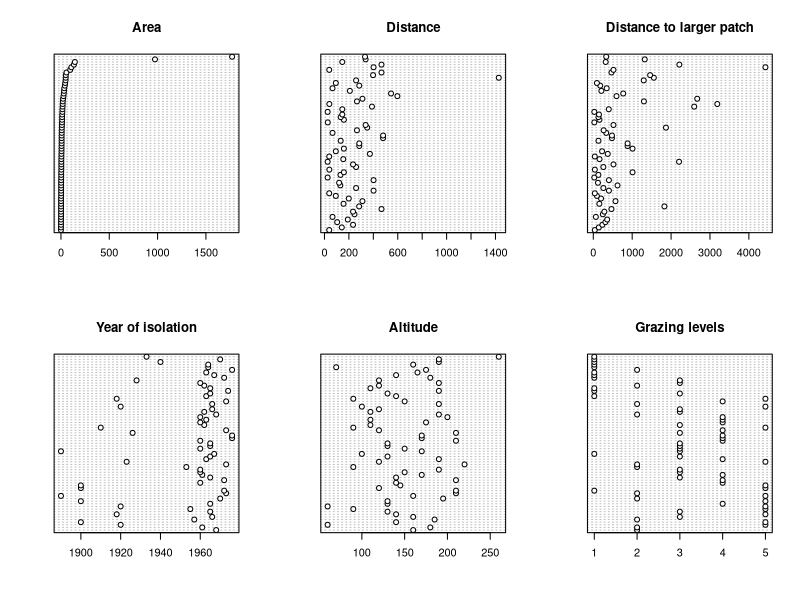
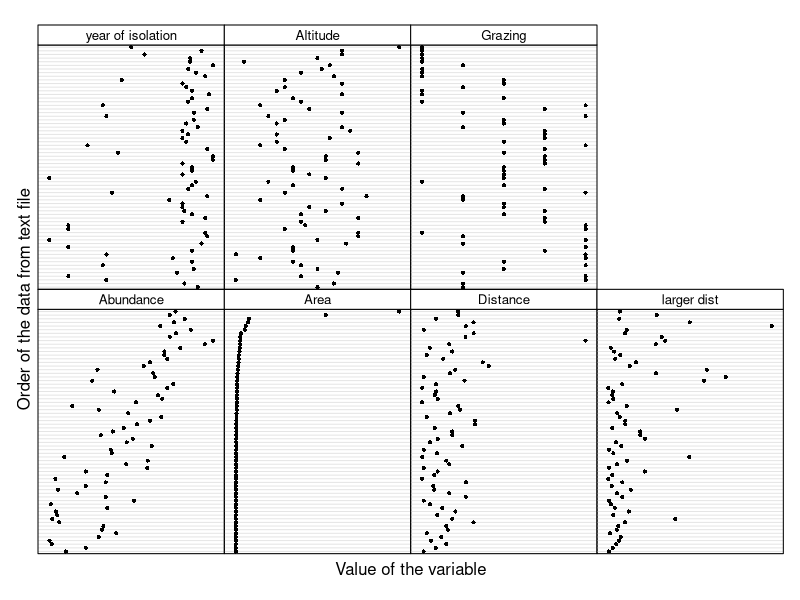
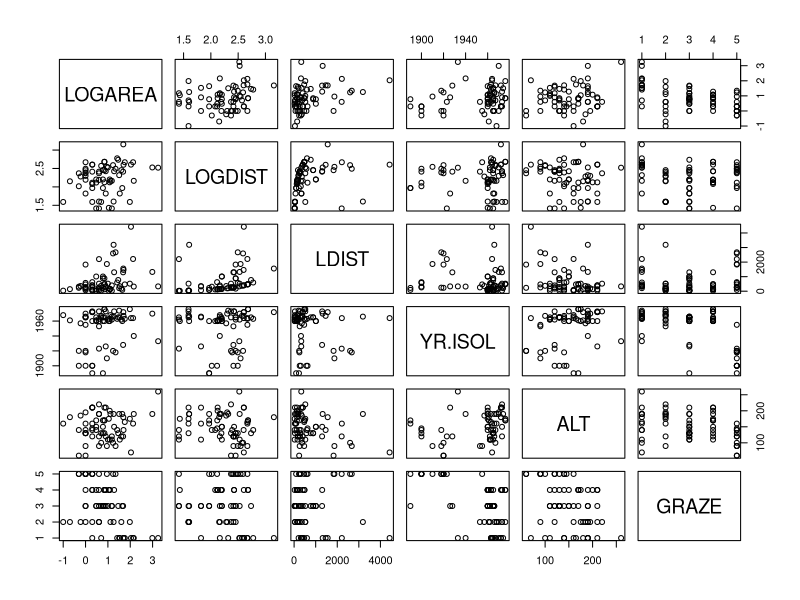
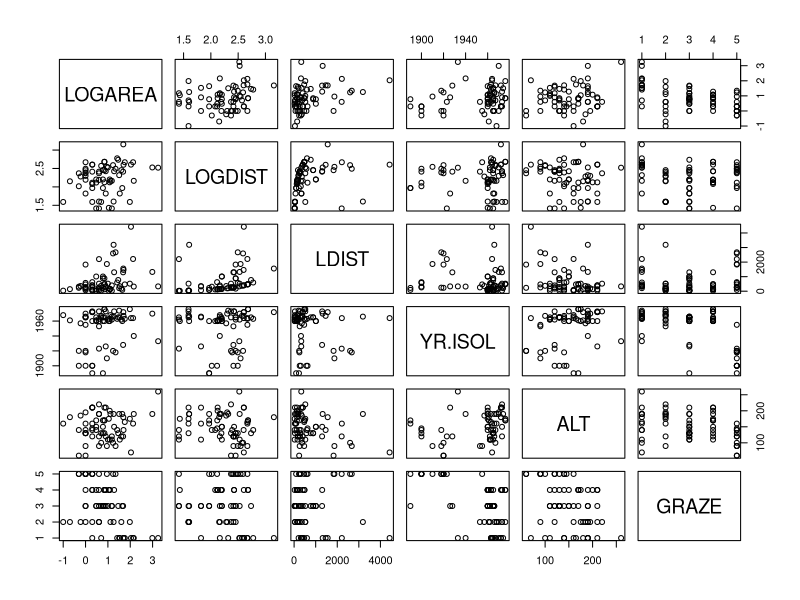
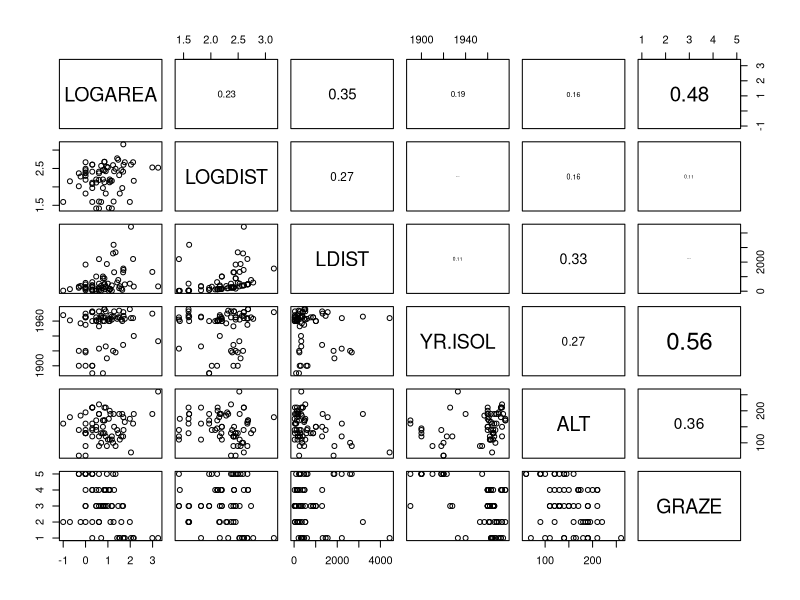
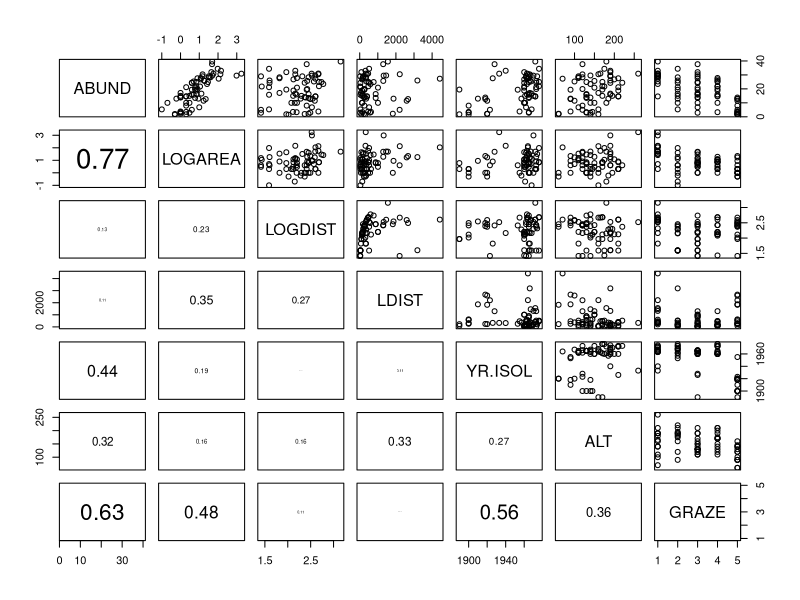
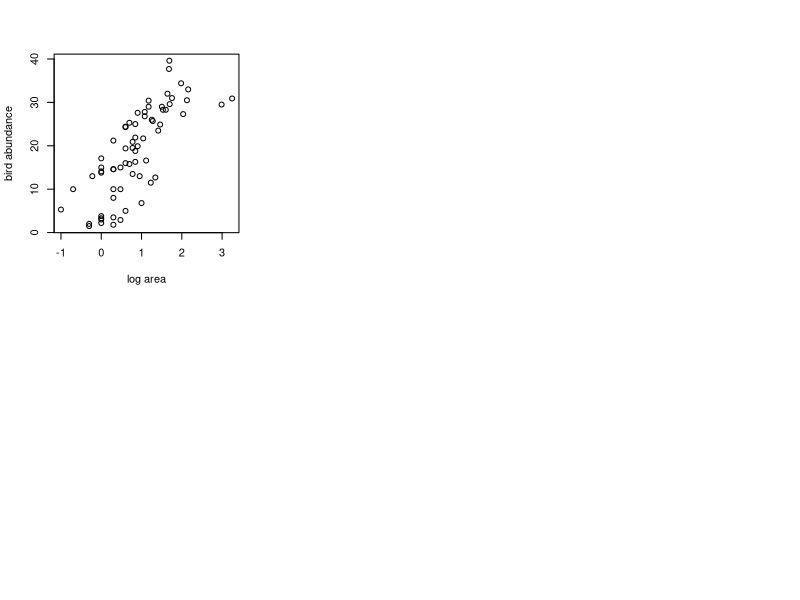
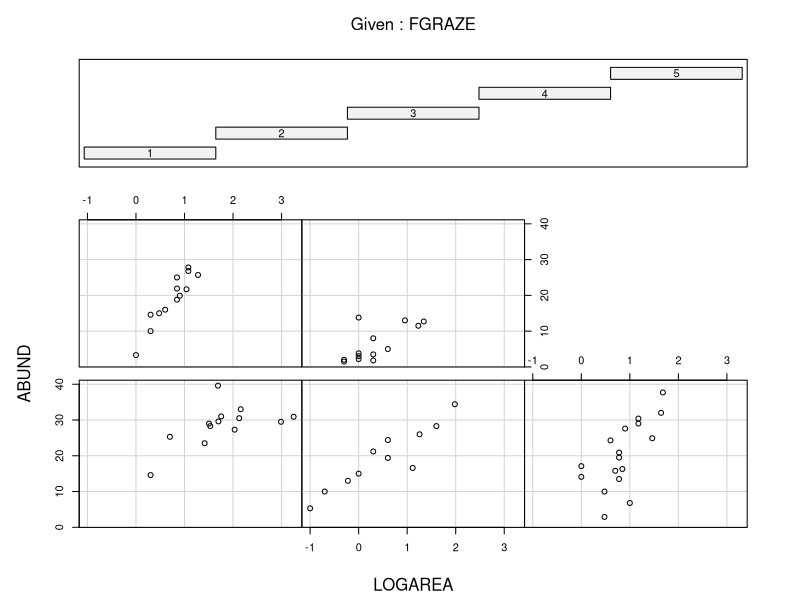

The R source for these figures, in order:
## ---- chunk 1
knitr::opts_chunk$set(echo=TRUE, message = FALSE, warning = FALSE, eval = FALSE, cache = FALSE)
## ---- chunk 2
loyn <- read.table("./data/loyn.txt", header = TRUE, 
                   stringsAsFactors = TRUE)
str(loyn)

# 67 observations and 8 variables (from str())

summary(loyn)

# GRAZE is coded as numeric (i.e. 1,2,3,5)

# create a new factor variable variable FGRAZE which is a factor of GRAZE
loyn$FGRAZE <- factor(loyn$GRAZE)
## ---- chunk 3
table(loyn$FGRAZE)

# or use xtabs function
xtabs(~ FGRAZE, data = loyn)
## ---- chunk 4
# mean abundance of birds for each level of FGRAZE
tapply(loyn$ABUND, loyn$FGRAZE, mean, na.rm = TRUE)

# variance in the abundance of birds for each level of FGRAZE
tapply(loyn$ABUND, loyn$FGRAZE, var, na.rm = TRUE)

# OR use the summary function
tapply(loyn$ABUND, loyn$FGRAZE, summary, na.rm = TRUE)
## ---- chunk 5
# first split the plotting device into 2 rows
# and 3 columns
par(mfrow = c(2,3))

# now produce the plots
dotchart(loyn$AREA, main = "Area")
dotchart(loyn$DIST, main = "Distance")
dotchart(loyn$LDIST, main = "Distance to larger patch")
dotchart(loyn$YR.ISOL, main = "Year of isolation")
dotchart(loyn$ALT, main = "Altitude")
dotchart(loyn$GRAZE, main = "Grazing levels")
## ---- chunk 6
# A fancier version of a dotplot - just for fun!
Z <- cbind(loyn$ABUND, loyn$AREA, loyn$DIST,
           loyn$LDIST,loyn$YR.ISOL,loyn$ALT,
           loyn$GRAZE)

colnames(Z) <- c("Abundance", "Area","Distance",
                 "larger dist","year of isolation",
                 "Altitude", "Grazing")
                 
library(lattice)
dotplot(as.matrix(Z),
      groups=FALSE,
      strip = strip.custom(bg = 'white',
            par.strip.text = list(cex = 0.8)),
        scales = list(x = list(relation = "free"),
                      y = list(relation = "free"),
                      draw = FALSE),
        col=1, cex  =0.5, pch = 16,
        xlab = "Value of the variable",
        ylab = "Order of the data from text file")
## ---- chunk 7
# There appears to be two unusually large forest patches compared to the rest
# Also one potentially large distance in DIST
# One option would be to log10 transform AREA, DIST 
# log base 10 transform variables 

loyn$LOGAREA <- log10(loyn$AREA)
loyn$LOGDIST <- log10(loyn$DIST)

# check the dataframe
str(loyn)
## ---- chunk 8
# Vanilla pairs plot

pairs(loyn[,c("LOGAREA", "LOGDIST", "LDIST",
               "YR.ISOL", "ALT", "GRAZE")])

# or first create a new dataframe and then use this 
# data frame with the pairs function

explan_vars <- loyn[,c("LOGAREA", "LOGDIST", "LDIST",
               "YR.ISOL", "ALT", "GRAZE")]
pairs(explan_vars)
## ---- chunk 9
# And with correlations in the upper panel

# first need to define the panel.cor function
panel.cor <- function(x, y, digits = 2, prefix = "", cex.cor, ...){
    usr <- par("usr"); on.exit(par(usr))
    par(usr = c(0, 1, 0, 1))
    r <- abs(cor(x, y))
    txt <- format(c(r, 0.123456789), digits = digits)[1]
    txt <- paste0(prefix, txt)
    if(missing(cex.cor)) cex.cor <- 0.8/strwidth(txt)
    text(0.5, 0.5, txt, cex = cex.cor * r)
}

# then use the panel.cor function when we use pairs
pairs(loyn[,c("LOGAREA","LOGDIST", "LDIST",
               "YR.ISOL","ALT","GRAZE")],
      upper.panel = panel.cor)
## ---- chunk 10
pairs(loyn[,c("ABUND","LOGAREA","LOGDIST", "LDIST",
    	"YR.ISOL","ALT","GRAZE")],
      	lower.panel = panel.cor)
## ---- chunk 11
plot(loyn$LOGAREA, loyn$ABUND, xlab = "log area", ylab = "bird abundance")
## ---- chunk 12
# Interaction between LOGAREA and FGRAZE? 
# Do the slopes look similar or different? 
coplot(ABUND ~ LOGAREA | FGRAZE, data = loyn)
## ---- chunk 13
# Fancier version of the above plot 
# with a line of best fit included just for fun
coplot(ABUND ~ LOGAREA | FGRAZE,
      data = loyn,
        panel = function(x, y, ...) {
         tmp <- lm(y ~ x, na.action = na.omit)
         abline(tmp)
         points(x, y) })
